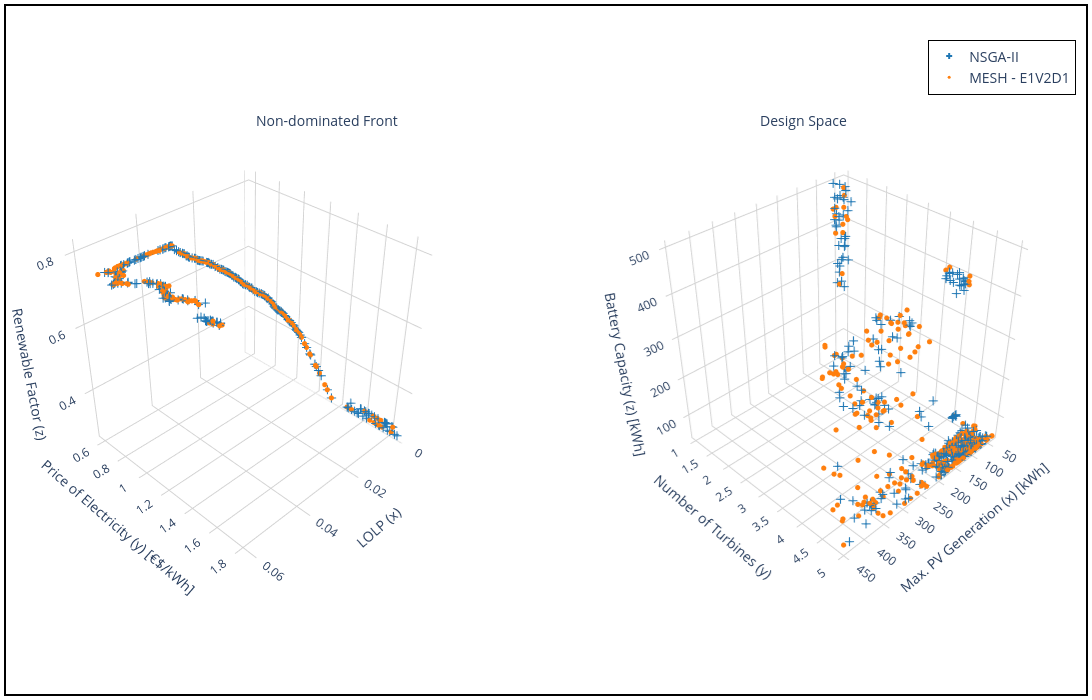

The code cell stored with this chart in its notebook:
### Markdown cell above
### Plotting Pymoo vs MESH - 3D:

### Code cell
nsga2_result = pickle.load(open(f'../result/NSGA2_{experiment_name}.pkl', 'rb'))

# Creating a subplot
fig = make_subplots(rows=1, cols=2, specs=[[{'type': 'scatter3d'}, {'type': 'scatter3d'}]])

fig.add_trace(go.Scatter3d(x=nsga2_result['combined'][1][:,0], 
               y=nsga2_result['combined'][1][:,1],
               z=-nsga2_result['combined'][1][:,2],
               mode='markers', marker=dict(size=5, symbol='cross', color=mcolors.to_hex(cm.tab10(0))),
               name="NSGA-II"),
               row=1, col=1
               )
fig.add_trace(go.Scatter3d(x=nsga2_result['combined'][0][:,0], 
               y=nsga2_result['combined'][0][:,1],
               z=nsga2_result['combined'][0][:,2],
               mode='markers', marker=dict(size=5, symbol='cross', color=mcolors.to_hex(cm.tab10(0))),
               name="NSGA-II",
               showlegend=False),
               row=1, col=2
               )

add_MESH = True
if(add_MESH):
    for i in range(num_dataset):
        fig.add_trace(pareto_front[i], row=1, col=1)
        fig.add_trace(design_space[i], row=1, col=2)

axis_range = None

# Setting layout
fig.update_layout(
    shapes=[
        dict(
            type="rect",
            xref="paper", yref="paper",
            x0=0, y0=0, x1=1, y1=1,
            line=dict(color="black", width=2),
            fillcolor="rgba(0,0,0,0)"
        )
    ],
    annotations=[
        dict(text="Non-dominated Front", x=0.23, y=0.85, showarrow=False, font=dict(size=14)),
        dict(text="Design Space", x=0.78, y=0.85, showarrow=False, font=dict(size=14))
    ],
    scene=dict(
        camera=dict(
          eye=dict(x=2,y=2,z=2)
        ),
        xaxis=dict(
            title=dict(text='LOLP (x)', font=dict(size=14)),
            tickfont=dict(size=12),
            backgroundcolor='white',   # X-axis background
            gridcolor='lightgray',     # Grid color on X axis 
            showbackground=True,       # Show background
            range=axis_range
        ),
        yaxis=dict(
            title=dict(text='Price of Electricity (y) [€$/kWh]', font=dict(size=14)),
            tickfont=dict(size=12),
            backgroundcolor='white',   # Y-axis background
            gridcolor='lightgray',     # Grid color on Y axis
            showbackground=True,       # Show background
            range=axis_range
        ),
        zaxis=dict(
            title=dict(text='Renewable Factor (z)', font=dict(size=14)),
            tickfont=dict(size=12),
            backgroundcolor='white',   # Z-axis background
            gridcolor='lightgray',     # Grid color on Z axis
            showbackground=True,       # Show background
            range=axis_range
        ),
        aspectmode='cube'
    ),
    scene2=dict(
        camera=dict(
          eye=dict(x=2,y=2,z=2)
        ),
        xaxis=dict(
            title=dict(text='Max. PV Generation (x) [kWh]', font=dict(size=14)),
            tickfont=dict(size=12),
            backgroundcolor='white',   # X-axis background
            gridcolor='lightgray',     # Grid color on X axis 
            showbackground=True,       # Show background
            range=axis_range
        ),
        yaxis=dict(
            title=dict(text='Number of Turbines (y)', font=dict(size=14)),
            tickfont=dict(size=12),
            backgroundcolor='white',   # Y-axis background
            gridcolor='lightgray',     # Grid color on Y axis
            showbackground=True,       # Show background
            range=axis_range
        ),
        zaxis=dict(
            title=dict(text='Battery Capacity (z) [kWh]', font=dict(size=14)),
            tickfont=dict(size=12),
            backgroundcolor='white',   # Z-axis background
            gridcolor='lightgray',     # Grid color on Z axis
            showbackground=True,       # Show background
            range=axis_range
        )
    ),
    legend=dict(
        x=0.99,
        y=0.95,
        xanchor="right",
        yanchor="top",
        bgcolor="rgba(255,255,255,0.8)",
        bordercolor="black",
        borderwidth=1,
        font=dict(size=14)
    ),
    showlegend=True,
    # title=dict(
    #     text='MESH - ' + experiment_name,
    #     x=0.5,  # Centering the title
    #     xanchor='center',
    #     yanchor='top'
    # ),
    margin=dict(l=5, r=5, b=5, t=5), # Rearrange the margin
    width=1200,   # Figure width (pixels)
    height=700,  # Figure height (pixels)
    paper_bgcolor="white",
    plot_bgcolor='white'
)

# Showing the figure
fig.show()

### Figure 1 — Plotly figure (JSON) as saved in the notebook; plotly's stock layout.template omitted (floating-point values rounded to 4 significant figures; data arrays with more than 128 entries replaced by an {"elided": "..."} marker saying what was removed)
{"data": [{"marker": {"color": "#1f77b4", "size": 5, "symbol": "cross"}, "mode": "markers", "name": "NSGA-II", "scene": "scene", "type": "scatter3d", "x": {"elided": "300 float values"}, "y": {"elided": "300 float values"}, "z": {"elided": "300 float values"}}, {"marker": {"color": "#1f77b4", "size": 5, "symbol": "cross"}, "mode": "markers", "name": "NSGA-II", "scene": "scene2", "showlegend": false, "type": "scatter3d", "x": {"elided": "300 float values"}, "y": {"elided": "300 float values"}, "z": {"elided": "300 float values"}}, {"marker": {"color": "#ff7f0e", "size": 3}, "mode": "markers", "name": "MESH - E1V2D1_L", "scene": "scene", "showlegend": false, "type": "scatter3d", "x": {"elided": "300 float values"}, "y": {"elided": "300 float values"}, "z": {"elided": "300 float values"}}, {"marker": {"color": "#ff7f0e", "size": 3}, "mode": "markers", "name": "MESH - E1V2D1", "scene": "scene2", "type": "scatter3d", "x": {"elided": "300 float values"}, "y": {"elided": "300 float values"}, "z": {"elided": "300 float values"}}], "layout": {"annotations": [{"font": {"size": 14}, "showarrow": false, "text": "Non-dominated Front", "x": 0.23, "y": 0.85}, {"font": {"size": 14}, "showarrow": false, "text": "Design Space", "x": 0.78, "y": 0.85}], "height": 700, "legend": {"bgcolor": "rgba(255,255,255,0.8)", "bordercolor": "black", "borderwidth": 1, "font": {"size": 14}, "x": 0.99, "xanchor": "right", "y": 0.95, "yanchor": "top"}, "margin": {"b": 5, "l": 5, "r": 5, "t": 5}, "paper_bgcolor": "white", "plot_bgcolor": "white", "scene": {"aspectmode": "cube", "camera": {"eye": {"x": 2, "y": 2, "z": 2}}, "domain": {"x": [0, 0.45], "y": [0, 1]}, "xaxis": {"backgroundcolor": "white", "gridcolor": "lightgray", "showbackground": true, "tickfont": {"size": 12}, "title": {"font": {"size": 14}, "text": "LOLP (x)"}}, "yaxis": {"backgroundcolor": "white", "gridcolor": "lightgray", "showbackground": true, "tickfont": {"size": 12}, "title": {"font": {"size": 14}, "text": "Price of Electricity (y) [€$/kWh]"}}, "zaxis": {"backgroundcolor": "white", "gridcolor": "lightgray", "showbackground": true, "tickfont": {"size": 12}, "title": {"font": {"size": 14}, "text": "Renewable Factor (z)"}}}, "scene2": {"camera": {"eye": {"x": 2, "y": 2, "z": 2}}, "domain": {"x": [0.55, 1], "y": [0, 1]}, "xaxis": {"backgroundcolor": "white", "gridcolor": "lightgray", "showbackground": true, "tickfont": {"size": 12}, "title": {"font": {"size": 14}, "text": "Max. PV Generation (x) [kWh]"}}, "yaxis": {"backgroundcolor": "white", "gridcolor": "lightgray", "showbackground": true, "tickfont": {"size": 12}, "title": {"font": {"size": 14}, "text": "Number of Turbines (y)"}}, "zaxis": {"backgroundcolor": "white", "gridcolor": "lightgray", "showbackground": true, "tickfont": {"size": 12}, "title": {"font": {"size": 14}, "text": "Battery Capacity (z) [kWh]"}}}, "shapes": [{"fillcolor": "rgba(0,0,0,0)", "line": {"color": "black", "width": 2}, "type": "rect", "x0": 0, "x1": 1, "xref": "paper", "y0": 0, "y1": 1, "yref": "paper"}], "showlegend": true, "width": 1200}}
